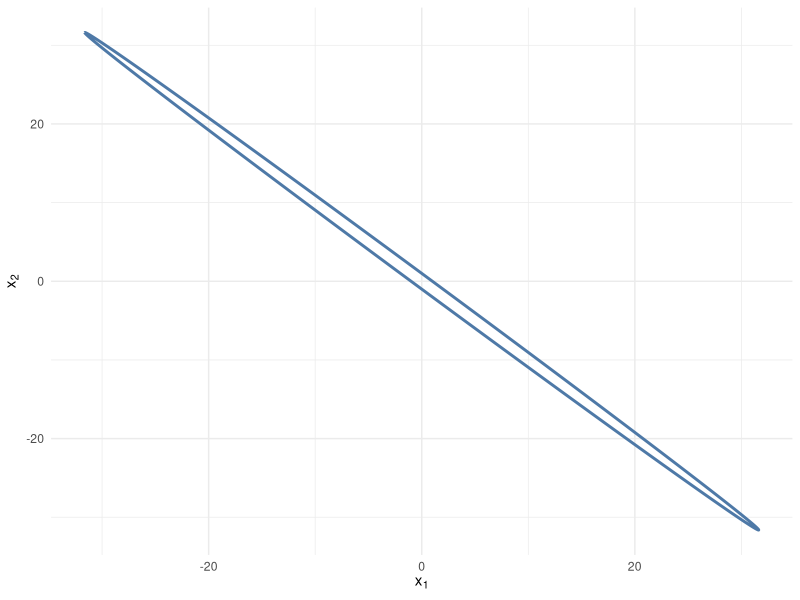
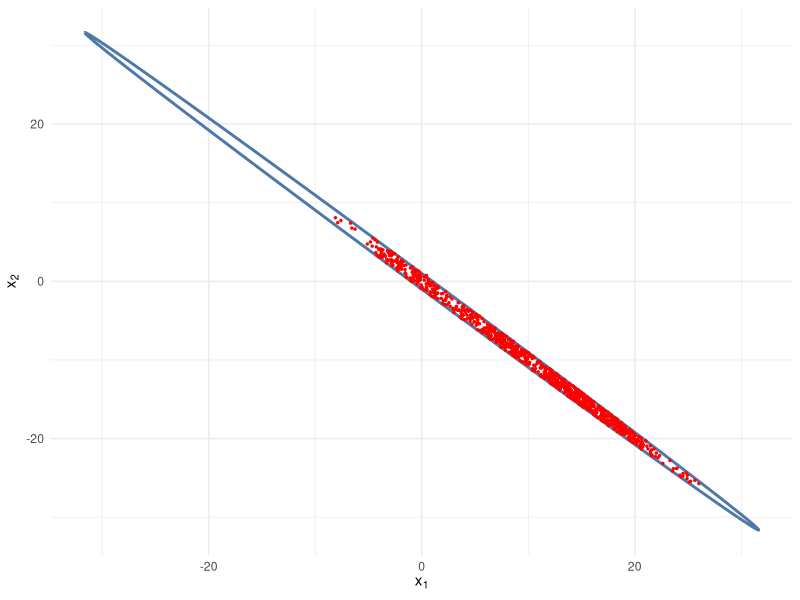
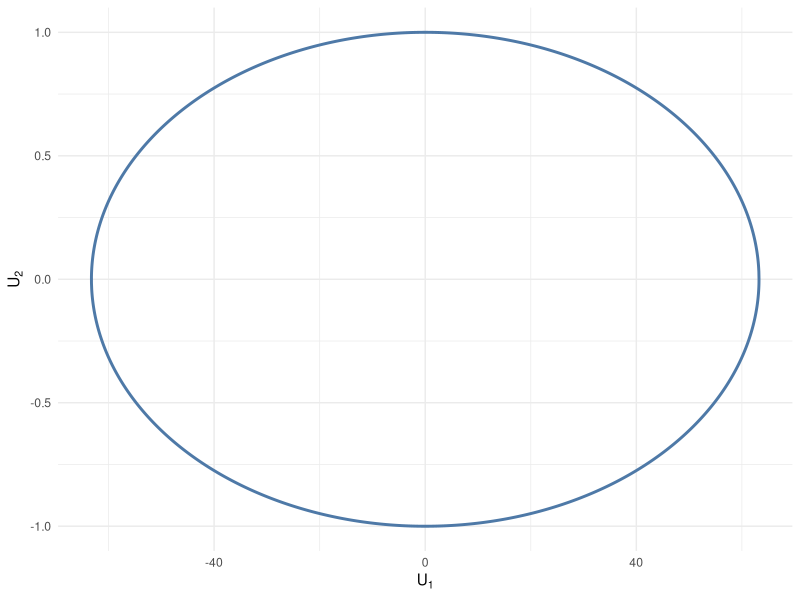
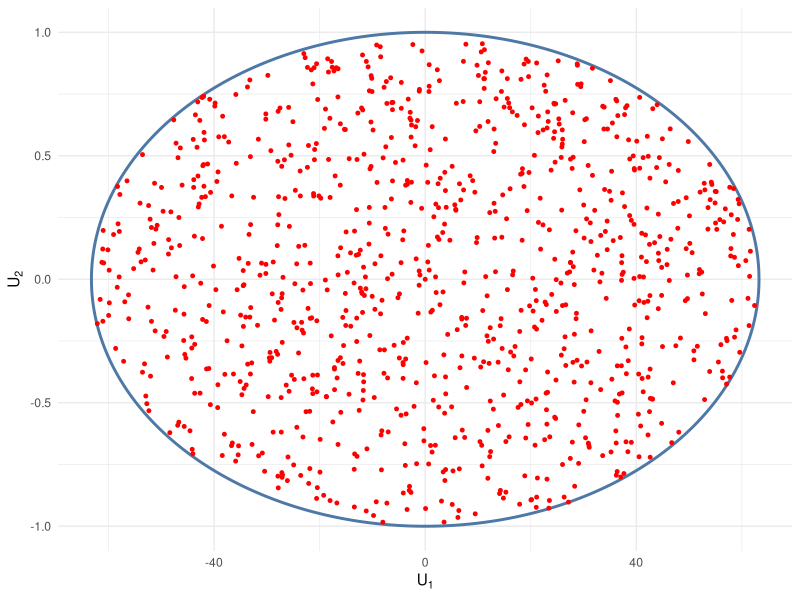

R code for these plots, in order:
## ---- chunk 1
knitr::opts_chunk$set(echo = TRUE)
## ---- chunk 2
library(ggplot2)
library(knitr)
## ---- chunk 3
#a draw the boundary 
w  <- 1.999
x_max <- sqrt(4 / (4 - w^2))  # maximum of x1
xv <- seq(-x_max, x_max, by=0.01)  # x1


x2_pos <- -(w/2)*xv + sqrt(1 - (1 - w^2/4) * xv^2)
x2_neg <- -(w/2)*xv - sqrt(1 - (1 - w^2/4) * xv^2)


ellipse_df <- data.frame(
  x1=c(xv,rev(xv)),
  x2=c(x2_pos,rev(x2_neg))
)

ggplot(ellipse_df,aes(x=x1,y=x2))+
  geom_path(color="#4E79A7",size=1)+
  labs(x=expression(x[1]),y=expression(x[2]))+
  theme_minimal()
## ---- chunk 4
#c Gibbs sampling

gibbsSampling <- function(n,W){
  
  #initialize x1 and x2
  X1 <- numeric(n)
  X2 <- numeric(n)
  
  #initialize the first iteration
  X1[1] <- runif(1,-1,1)
  X2[1] <- runif(1,-1,1)
  
  for(i in 2:n){
   #generating x1 given x2
   X1_range <- c(-0.5*W*X2[i-1]-sqrt(1-(1-1/4*W^2)*X2[i-1]^2),-0.5*W*X2[i-1]+sqrt(1-(1-1/4*W^2)*X2[i-1]^2))
   X1[i] <- runif(1,min = X1_range[1],max = X1_range[2]) 
    
   #generating x2 given x1
   X2_range <- c(-0.5*W*X1[i]-sqrt(1-(1-1/4*W^2)*X1[i]^2),-0.5*W*X1[i]+sqrt(1-(1-1/4*W^2)*X1[i]^2))
   X2[i] <- runif(1,min = X2_range[1],max = X2_range[2])
    
  }
   result <- data.frame(X1,X2)
   return(result)
}
set.seed(12345)
samples <- gibbsSampling(1000,1.999)
ggplot(ellipse_df,aes(x=x1,y=x2))+
  geom_path(color="#4E79A7",size=1)+
  labs(x=expression(x[1]),y=expression(x[2]))+
  geom_point(data=samples,aes(x = X1, y = X2), color = "red", size = 0.5) +
  theme_minimal()

## ---- chunk 5
#repeat the sampling 
prob_x1 <- function(sample,n){
  prob <- sum(sample$X1>0)/n
  return(prob)
  
}
set.seed(12345)
probs <- numeric(10)
sample_result <- list()
for (i in 1:10) {
  sample_result[[i]] <- gibbsSampling(1000,1.999)
  probs[i] <- prob_x1(sample_result[[i]],1000)
}
kable(probs,caption = "Probability of X1>0")


## ---- chunk 6
#calculate U1 = X1 - X2, U2 = X1 + X2
U1<- c(xv - x2_pos, rev(xv - x2_neg))
U2 <- c(xv + x2_pos, rev(xv + x2_neg))

#plot the boundaries of U
ellipse_U_df <- data.frame(U1 = U1, U2 = U2)
ggplot(ellipse_U_df, aes(x = U1, y = U2)) +
  geom_path(color = "#4E79A7", size = 1) +  
  labs(x = expression(U[1]), y = expression(U[2])) +
  theme_minimal()
## ---- chunk 7
#generate 1000 random variables using Gibbs Sampling
gibbsSampling_U <- function(n, W) {
  # initialize U1 and U2 
  U1 <- numeric(n)
  U2 <- numeric(n)
  
  # initialize the first iteration
  U1[1] <- 0  
  U2[1] <- 0
  
  for (i in 2:n) {
    # given U2[i-1],generate U1[i]
    numerator_U1 <- 4 - (2 + W) * U2[i-1]^2
    U1_max <- sqrt(numerator_U1 / (2 - W))
    U1_range <- c(-U1_max, U1_max)
    
    U1[i] <- runif(1, min = U1_range[1], max = U1_range[2])
    
    # given U1[i],generate U2[i]
    numerator_U2 <- 4 - (2 - W) * U1[i]^2
    U2_max <- sqrt(numerator_U2 / (2 + W))
    U2_range <- c(-U2_max, U2_max)
    U2[i] <- runif(1, min = U2_range[1], max = U2_range[2])
  }
  data.frame(U1, U2)
}
set.seed(12345)
sample_U <- gibbsSampling_U(1000,1.999)


#plot the samples of U
ggplot(ellipse_U_df, aes(x = U1, y = U2)) +
  geom_path(color = "#4E79A7", size = 1) +  
  labs(x = expression(U[1]), y = expression(U[2])) +
  geom_point(data=sample_U,aes(x = U1, y = U2), color = "red", size = 1) +
  theme_minimal()

## ---- chunk 8
#calculate P(x1>0)
samples_U_transformed_df <- data.frame(
  X1=(sample_U$U1+sample_U$U2)/2,
  X2=(sample_U$U2-sample_U$U1)/2
)


prob_X1_gibbs <- prob_x1(samples_U_transformed_df,1000)


cat("The probability of X1 > 0:",prob_X1_gibbs,"\n")

## ---- chunk 9
#repeat the sampling
prob_U <- function(sample,n){
  prob <- sum((sample$U2 + sample$U1) / 2 > 0) / 1000
  return(prob)
  
}
set.seed(12345)
probs_u <- numeric(10)
sample_U_result <- list()
for (i in 1:10) {
  sample_U_result[[i]] <- gibbsSampling_U(1000,1.999)
  probs_u[i] <- prob_U (sample_U_result[[i]],1000)
}
kable(probs_u,caption = "Probability of X1>0")

